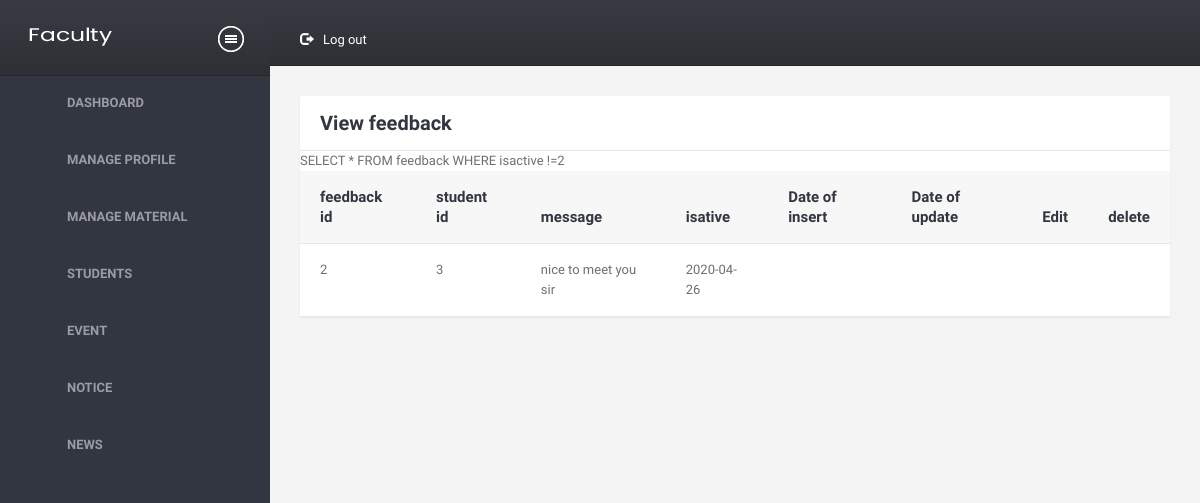
The page /faculty/viewfeedback.php on the database its author committed.
### tables this page shows
CREATE TABLE `feedback` (
  `feedback_id` int(11) NOT NULL,
  `student_id` int(11) NOT NULL,
  `message` varchar(300) NOT NULL,
  `isactive` int(1) NOT NULL,
  `doi` date NOT NULL,
  `faculty_id` int(11) NOT NULL
);

### faculty/viewfeedback.php (the view, shortened to what this page needs)
<!DOCTYPE HTML>
<html>
<head>
<link href="assets/css/A.style.css%2bbootstrap.css%2cMcc.0ONHoLZfWm.css.pagespeed.cf.2IS1LTyY4Z.css" rel="stylesheet" media="screen"/>
</head>
<body>
<div class="wrapper">
	<div class="structure-row">
 <aside class="sidebar">
            <div class="sidebar-in">
                <header>
                    <div class="logo">
                        <a href="dashboard1"><img src="assets/images/Facultylogo.png" alt="Campus on click"/></a>
                    </div>
                    <a href="#" class="togglemenu">&nbsp;</a>
                    <div class="clearfix"></div>
                </header>
                <?php require 'sidebar.php';?>
        </aside>
        <div class="right-sec">
            <header>
                  <nav class="topnav">
                    <ul id="nav1">
                        <li class="settings">
                            <a href="#"><i class="glyphicon glyphicon-log-out"></i>Log out</a>
                        </li>
                    </ul>
                </nav>
                <div class="clearfix"></div>
            </header>
            <div class="content-section">
                <div class="container-liquid">
                    <div class="row">
                        <div class="col-xs-12">
                            <div class="sec-box">
                                <a class="closethis">Close</a>
                                <header>
                                    <h2 class="heading">View feedback</h2>
                                </header>
                                <div class="contents">
                                    <a class="togglethis">Toggle</a>
                                    <section>
                                        <table class="table">
                                            <thead>
                                                <tr>
                                                    <th>feedback id</th>
                                                    <th>student id</th>
                                                    <th>message</th>
                                                    <th>isative</th>
                                                    <th>Date of insert</th>
                                                    <th>Date of update</th>
                                                    <th>Edit</th>
                                                    <th>delete</th>
                                                </tr>
                                            </thead>
                                            <?php
                require '../common/dbconnect.php';
                $qry = "SELECT * FROM feedback WHERE isactive !=2";
                $rs = mysqli_query($conn,$qry);
                if (mysqli_num_rows($rs)>0)
                {
                    while ($row = mysqli_fetch_assoc($rs))
                    {
                        ?>
                        <tr>
                        <td><?php echo $row['feedback_id']; ?></td>
                        <td><?php echo $row['student_id']; ?></td>
                        <td><?php echo $row['message']; ?></td>
                        <td><?php echo $row['doi']; ?></td>
                        <td><?php echo $row['dou']; ?></td>
                        </tr>
                        <?php
                               }
                }
                else
                {
                    echo "0 Row found";
                }
                ?>
                                        </table>
                                    </section>
                                </div>
                            </div>
                        </div>
                    </div>
                </div>
            </div>
        </div>
    </div>
</div>
</body>
</html>

### rows shown on the page
feedback: feedback_id "2", student "3", message "nice to meet you sir", doi "2020-04-26"
